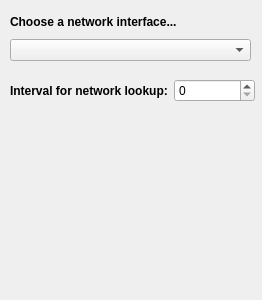
<?xml version="1.0" encoding="UTF-8"?>
<ui version="4.0">
 <class>NetworkSettings</class>
 <widget class="QWidget" name="NetworkSettings">
  <property name="geometry">
   <rect>
    <x>0</x>
    <y>0</y>
    <width>262</width>
    <height>300</height>
   </rect>
  </property>
  <property name="windowTitle">
   <string>Form</string>
  </property>
  <property name="styleSheet">
   <string notr="true"/>
  </property>
  <widget class="QWidget" name="verticalLayoutWidget">
   <property name="geometry">
    <rect>
     <x>10</x>
     <y>10</y>
     <width>241</width>
     <height>51</height>
    </rect>
   </property>
   <layout class="QVBoxLayout" name="verticalLayout">
    <item>
     <widget class="QLabel" name="label">
      <property name="maximumSize">
       <size>
        <width>16777215</width>
        <height>53</height>
       </size>
      </property>
      <property name="styleSheet">
       <string notr="true">font-weight: bold;</string>
      </property>
      <property name="text">
       <string>Choose a network interface...</string>
      </property>
     </widget>
    </item>
    <item>
     <widget class="QComboBox" name="networkInterface"/>
    </item>
   </layout>
  </widget>
  <widget class="QWidget" name="horizontalLayoutWidget">
   <property name="geometry">
    <rect>
     <x>10</x>
     <y>70</y>
     <width>245</width>
     <height>41</height>
    </rect>
   </property>
   <layout class="QHBoxLayout" name="horizontalLayout">
    <item>
     <widget class="QLabel" name="label_2">
      <property name="styleSheet">
       <string notr="true">font-weight: bold;</string>
      </property>
      <property name="text">
       <string>Interval for network lookup:</string>
      </property>
     </widget>
    </item>
    <item>
     <widget class="QSpinBox" name="lookupInterval"/>
    </item>
   </layout>
  </widget>
 </widget>
 <resources/>
 <connections/>
</ui>
